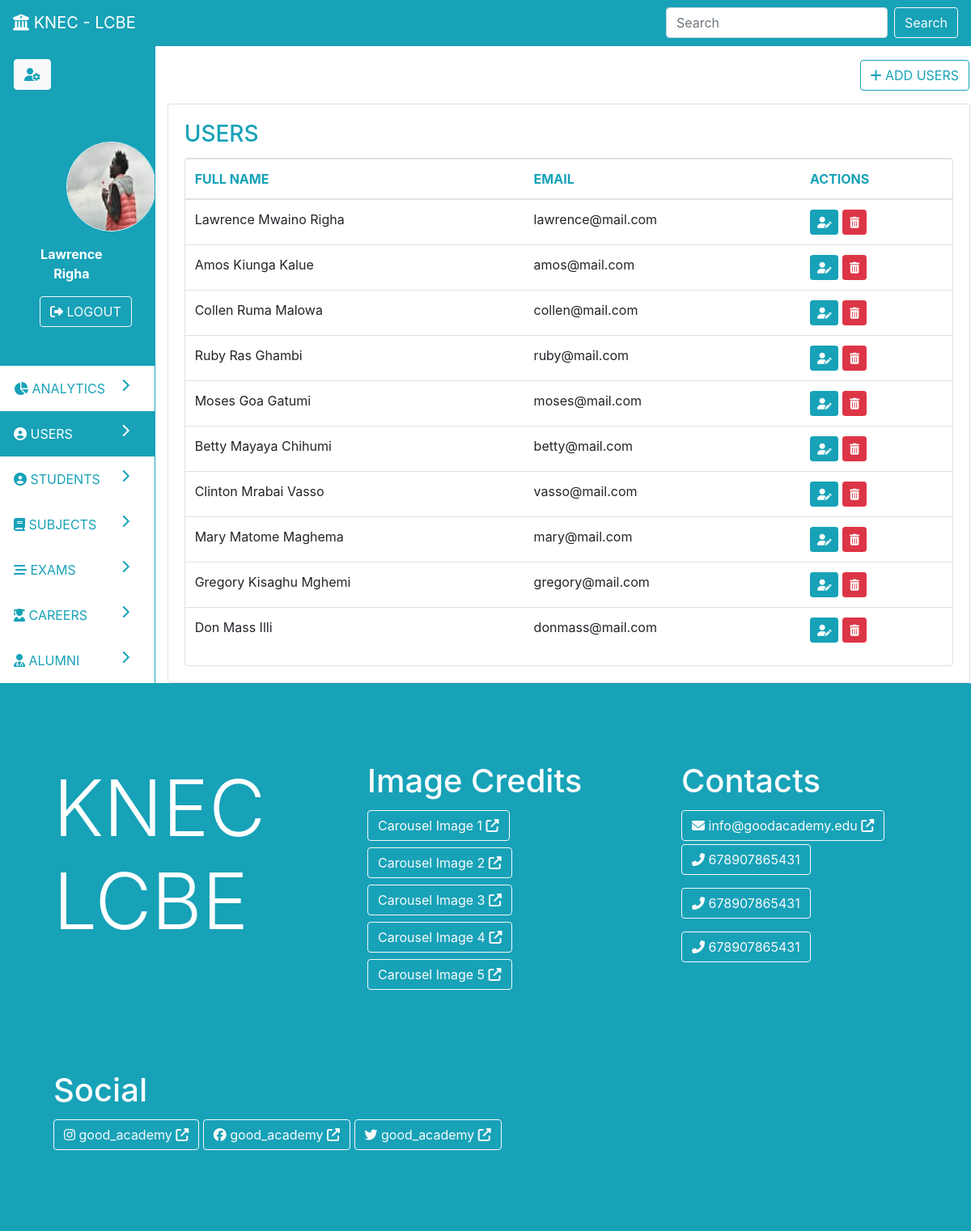
Screenshot of /users (signed in) with the database file from the repository.
### parent/models.py (models this page shows, shortened)
class User(db.Model, UserMixin):
	id = db.Column(db.Integer, primary_key=True)
	first_name = db.Column(db.String(19), nullable=False)
	middle_name = db.Column(db.String(19), nullable=False)
	last_name = db.Column(db.String(19), nullable=False)
	email = db.Column(db.String(19), unique=True, nullable=False)
	exams = db.relationship('Exam', backref='teacher', lazy=True, cascade='all, delete')
	photo = db.Column(db.String(111), nullable=False, default='default-profile.jpg')
	utype = db.Column(db.String(11), nullable=False, default='admin')
	student = db.relationship('Student', backref='user', uselist=False, lazy=True, cascade='all, delete')
	password = db.Column(db.String(119), nullable=False)
	created_at = db.Column(db.DateTime, nullable=False, default=datetime.utcnow)
	updated_at = db.Column(db.DateTime, nullable=True, onupdate=datetime.utcnow)

### parent/routes.py (the view)
@app.route('/users', methods=['POST', 'GET'])
@login_required
def users():
	if current_user.utype != 'admin':
		abort(403)
	users = User.query.filter_by(utype='admin')
	return render_template('admin/users.html', nav='dash', page='users', users=users, action='read')

### parent/models.py (called while the page is built)
@login_manager.user_loader
def load_user(user_id):
	return User.query.get(int(user_id))

### parent/templates/admin/users.html (shortened to what this page needs)
{% extends 'admin-dash.html' %}
{% block pagedata %}
{% if action=='create' %}
<div class="row">
	<div class="col p-3">
		<a class="btn float-right btn-outline-info" href="{{ url_for('users') }}"><i class="fas fa-list"></i> VIEW USERS</a>
	</div>
</div>
<div class="card p-3">
	<div class="card-body text-primary">
		<h1 class="card-title text-info">Register New User</h1>
	</div>
	<form class="card" method="post">
		{{ form.hidden_tag() }}
		<div class="card-body">
			<div class="alert alert-info">
				<i class="fas fa-info-circle"></i> The default password for new accounts is 'welcome'
			</div>
			<fieldset>
				<div class="form-group">
					{{ form.first_name.label(class='form-control-label') }}
					{% if form.first_name.errors %}
						{{ form.first_name(class='form-control is-invalid')}}
						<div class="invalid-feedback">
							{% for error in form.first_name.errors %}
								<span>{{ error }}</span>
							{% endfor %}
						</div>
					{% else%}
						{{ form.first_name(class='form-control') }}
					{% endif %}
				</div>
				<div class="form-group">
					{{ form.middle_name.label(class='form-control-label') }}
					{% if form.middle_name.errors %}
						{{ form.middle_name(class='form-control is-invalid')}}
						<div class="invalid-feedback">
							{% for error in form.middle_name.errors %}
								<span>{{ error }}</span>
							{% endfor %}
						</div>
					{% else%}
						{{ form.middle_name(class='form-control') }}
					{% endif %}
				</div>
				<div class="form-group">
					{{ form.last_name.label(class='form-control-label') }}
					{% if form.last_name.errors %}
						{{ form.last_name(class='form-control is-invalid')}}
						<div class="invalid-feedback">
							{% for error in form.last_name.errors %}
								<span>{{ error }}</span>
							{% endfor %}
						</div>
					{% else%}
						{{ form.last_name(class='form-control') }}
					{% endif %}
				</div>
				<div class="form-group">
					{{ form.email.label(class='form-control-label') }}
					{% if form.email.errors %}
						{{ form.email(class='form-control is-invalid')}}
						<div class="invalid-feedback">
							{% for error in form.email.errors %}
								<span>{{ error }}</span>
							{% endfor %}
						</div>
					{% else%}
						{{ form.email(class='form-control') }}
					{% endif %}
				</div>
			</fieldset>
			<div>
				{{ form.submit(class='btn btn-info')}}
			</div>
			</div>
		</div>
	</form>
</div>
{% elif action=='read' %}
<div class="row">
	<div class="col p-3">
		<a class="btn float-right btn-outline-info" href="{{ url_for('create_user') }}"><i class="fas fa-plus"></i> ADD USERS</a>
	</div>
</div>
<div class="card">
	<div class="card-body">
		<h3 class="card-title text-info">USERS</h3>
		<div class="card">
			<div class="table-responsive">
				<table class="table table-hover">
					<thead>
						<tr class="text-info">
							<th>FULL NAME</th><th>EMAIL</th><th>ACTIONS</th>
						</tr>
					</thead>
					<tbody>
						{% for user in users %}
						<tr>
							<td>{% print(user.first_name) %} {% print(user.middle_name) %} {% print(user.last_name) %}</td>
							<td>{% print(user.email) %}</td>
							<td>
								<a href="{{ url_for('update_user', id=user.id) }}" class="btn btn-sm btn-info" data-toggle="tooltip" data-placement="top" title="EDIT"><i class="fas fa-user-edit"></i></a>
								<a href="{{ url_for('delete_user', id=user.id) }}" class="btn btn-sm btn-danger" data-toggle="tooltip" data-placement="top" title="DELETE"><i class="fas fa-trash-alt"></i></a>
							</td>
						</tr>
						{% endfor %}
					</tbody>
				</table>
			</div>
		</div>
	</div>
</div>
{% endif %}
{% endblock %}

### parent/templates/admin-dash.html (shortened to what this page needs)
{% extends 'base.html' %}
{%block content%}
<div class="row border border-info">
	<div class="col-2">
		<div class="side-nav ">
			<div class="row bg-info p-3">
				<div class="col"><a href="{{ url_for('update_user_profile') }}" class="btn btn-light text-info"><i class="fas fa-user-cog"></i></a></div>
			</div>
			<div class="row bg-info p-5">
				<div class="col text-center">
					<div class="row">
						<div class="col px-5">
							<img style="width: 111px; height: 111px" class="border border-white rounded-circle" src="{{ url_for('static', filename='profiles/'+current_user.photo) }}">
						</div>
					</div>
					<div class="row">
						<div class="col p-3 text-white"><b>{{ current_user.first_name }} {{ current_user.last_name }}</b></div>
					</div>
					<div class="row">
						<div class="col"><a href="{{ url_for('logout') }}" class="btn btn-outline-light"><i class="fas fa-sign-out-alt"></i> LOGOUT</a></div>
					</div>
				</div>
			</div>
			<a id="analytics" class="row nav-link btn-outline-info p-3" href="{{ url_for('admin_dash') }}">
				<div class="col"><i class="fas fa-chart-pie"></i> ANALYTICS <i class="fas fa-chevron-right float-right"></i></div>
			</a>
			<a id="users" class="row nav-link nav-link btn-outline-info p-3" href="{{ url_for('users') }}">
				<div class="col"><i class="fas fa-user-circle"></i> USERS <i class="fas fa-chevron-right float-right"></i></div>
			</a>
			<a id="students" class="row nav-link btn-outline-info p-3" href="{{ url_for('students') }}">
				<div class="col"><i class="fas fa-user-circle"></i> STUDENTS <i class="fas fa-chevron-right float-right"></i></div>
			</a>
			<a id="subjects" class="row nav-link btn-outline-info p-3" href="{{ url_for('subjects') }}">
				<div class="col"><i class="fas fa-book"></i> SUBJECTS <i class="fas fa-chevron-right float-right"></i></div>
			</a>
			<a id="exams" class="row nav-link btn-outline-info p-3" href="{{ url_for('exams') }}">
				<div class="col"><i class="fas fa-stream"></i> EXAMS <i class="fas fa-chevron-right float-right"></i></div>
			</a>
			<a id="careers" class="row nav-link btn-outline-info p-3" href="{{ url_for('careers') }}">
				<div class="col"><i class="fas fa-user-graduate"></i> CAREERS <i class="fas fa-chevron-right float-right"></i></div>
			</a>
			<a id="alumni" class="row nav-link btn-outline-info p-3" href="{{ url_for('alumni') }}">
				<div class="col"><i class="fas fa-user-md"></i> ALUMNI <i class="fas fa-chevron-right float-right"></i></div>
			</a>
		</div>
	</div>
	<div class="col-10 border-left border-info">
		<div class="row justify-content-center">
			<div class="col-md-6">
			</div>
		</div>
		{%block pagedata%}{%endblock%}
	</div>
</div>
{%endblock%}

### parent/static/main.css (style rules this page uses)
.table thead tr th { vertical-align: top; }

### rows the page displays
User: photo (picture), first_name "Lawrence", last_name "Righa", middle_name "Mwaino", email "lawrence@mail.com"
User: first_name "Amos", middle_name "Kiunga", last_name "Kalue", email "amos@mail.com"
User: first_name "Collen", middle_name "Ruma", last_name "Malowa", email "collen@mail.com"
User: first_name "Ruby", middle_name "Ras", last_name "Ghambi", email "ruby@mail.com"
User: first_name "Moses", middle_name "Goa", last_name "Gatumi", email "moses@mail.com"
User: first_name "Betty", middle_name "Mayaya", last_name "Chihumi", email "betty@mail.com"
User: first_name "Clinton", middle_name "Mrabai", last_name "Vasso", email "vasso@mail.com"
User: first_name "Mary", middle_name "Matome", last_name "Maghema", email "mary@mail.com"
User: first_name "Gregory", middle_name "Kisaghu", last_name "Mghemi", email "gregory@mail.com"
User: first_name "Don", middle_name "Mass", last_name "Illi", email "donmass@mail.com"
